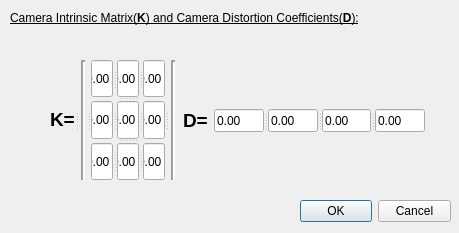
<?xml version="1.0" encoding="UTF-8"?>
<ui version="4.0">
 <class>cameraIntrinsicDialog</class>
 <widget class="QDialog" name="cameraIntrinsicDialog">
  <property name="geometry">
   <rect>
    <x>0</x>
    <y>0</y>
    <width>459</width>
    <height>233</height>
   </rect>
  </property>
  <property name="windowTitle">
   <string>Input Camera Matrix&amp;Distortion</string>
  </property>
  <property name="whatsThis">
   <string>&lt;html&gt;&lt;head/&gt;&lt;body&gt;&lt;p&gt;Please input the Camera Intrinsic Matrix (&lt;span style=&quot; font-weight:600;&quot;&gt;K&lt;/span&gt;) and Camera Distortion Coefficients(&lt;span style=&quot; font-weight:600;&quot;&gt;D&lt;/span&gt;).&lt;br/&gt;&lt;/p&gt;&lt;p&gt;&lt;span style=&quot; font-size:10pt; font-style:italic; color:#ff0000;&quot;&gt;Note:&lt;/span&gt;&lt;span style=&quot; font-size:10pt; font-style:italic;&quot;&gt;You should input these parameters &lt;/span&gt;&lt;span style=&quot; font-size:10pt; font-style:italic; color:#ff0000;&quot;&gt;after&lt;/span&gt;&lt;span style=&quot; font-size:10pt; font-style:italic;&quot;&gt; you have selected the images to compute!&lt;/span&gt;&lt;/p&gt;&lt;/body&gt;&lt;/html&gt;</string>
  </property>
  <property name="locale">
   <locale language="English" country="UnitedStates"/>
  </property>
  <property name="modal">
   <bool>true</bool>
  </property>
  <widget class="QLabel" name="label">
   <property name="geometry">
    <rect>
     <x>10</x>
     <y>10</y>
     <width>401</width>
     <height>16</height>
    </rect>
   </property>
   <property name="text">
    <string>&lt;html&gt;&lt;head/&gt;&lt;body&gt;&lt;p&gt;&lt;span style=&quot; text-decoration: underline;&quot;&gt;Camera Intrinsic Matrix(&lt;/span&gt;&lt;span style=&quot; font-weight:600; text-decoration: underline;&quot;&gt;K&lt;/span&gt;&lt;span style=&quot; text-decoration: underline;&quot;&gt;) and Camera Distortion Coefficients(&lt;/span&gt;&lt;span style=&quot; font-weight:600; text-decoration: underline;&quot;&gt;D&lt;/span&gt;&lt;span style=&quot; text-decoration: underline;&quot;&gt;):&lt;/span&gt;&lt;/p&gt;&lt;/body&gt;&lt;/html&gt;</string>
   </property>
  </widget>
  <widget class="QDialogButtonBox" name="buttonBox">
   <property name="geometry">
    <rect>
     <x>300</x>
     <y>200</y>
     <width>151</width>
     <height>23</height>
    </rect>
   </property>
   <property name="standardButtons">
    <set>QDialogButtonBox::Cancel|QDialogButtonBox::Ok</set>
   </property>
  </widget>
  <widget class="QWidget" name="">
   <property name="geometry">
    <rect>
     <x>50</x>
     <y>60</y>
     <width>375</width>
     <height>120</height>
    </rect>
   </property>
   <layout class="QHBoxLayout" name="horizontalLayout_2">
    <item>
     <widget class="QSplitter" name="splitter_2">
      <property name="orientation">
       <enum>Qt::Horizontal</enum>
      </property>
      <widget class="QLabel" name="label_2">
       <property name="text">
        <string>&lt;html&gt;&lt;head/&gt;&lt;body&gt;&lt;p&gt;&lt;span style=&quot; font-size:14pt; font-weight:600;&quot;&gt;K=&lt;/span&gt;&lt;/p&gt;&lt;/body&gt;&lt;/html&gt;</string>
       </property>
       <property name="textFormat">
        <enum>Qt::RichText</enum>
       </property>
       <property name="scaledContents">
        <bool>true</bool>
       </property>
      </widget>
      <widget class="Line" name="line_4">
       <property name="sizePolicy">
        <sizepolicy hsizetype="Expanding" vsizetype="Fixed">
         <horstretch>0</horstretch>
         <verstretch>0</verstretch>
        </sizepolicy>
       </property>
       <property name="lineWidth">
        <number>2</number>
       </property>
       <property name="midLineWidth">
        <number>0</number>
       </property>
       <property name="orientation">
        <enum>Qt::Vertical</enum>
       </property>
      </widget>
      <widget class="QSplitter" name="splitter">
       <property name="orientation">
        <enum>Qt::Vertical</enum>
       </property>
       <widget class="QSplitter" name="splitter_3">
        <property name="orientation">
         <enum>Qt::Horizontal</enum>
        </property>
        <widget class="QLineEdit" name="cameraMat_0">
         <property name="inputMask">
          <string/>
         </property>
         <property name="text">
          <string>0.00</string>
         </property>
         <property name="frame">
          <bool>true</bool>
         </property>
         <property name="cursorPosition">
          <number>4</number>
         </property>
        </widget>
        <widget class="QLineEdit" name="cameraMat_1">
         <property name="inputMask">
          <string/>
         </property>
         <property name="text">
          <string>0.00</string>
         </property>
         <property name="frame">
          <bool>true</bool>
         </property>
         <property name="cursorPosition">
          <number>4</number>
         </property>
        </widget>
        <widget class="QLineEdit" name="cameraMat_2">
         <property name="inputMask">
          <string/>
         </property>
         <property name="text">
          <string>0.00</string>
         </property>
         <property name="frame">
          <bool>true</bool>
         </property>
         <property name="cursorPosition">
          <number>4</number>
         </property>
        </widget>
       </widget>
       <widget class="QSplitter" name="splitter_4">
        <property name="orientation">
         <enum>Qt::Horizontal</enum>
        </property>
        <widget class="QLineEdit" name="cameraMat_3">
         <property name="inputMask">
          <string/>
         </property>
         <property name="text">
          <string>0.00</string>
         </property>
         <property name="frame">
          <bool>true</bool>
         </property>
         <property name="cursorPosition">
          <number>4</number>
         </property>
        </widget>
        <widget class="QLineEdit" name="cameraMat_4">
         <property name="inputMask">
          <string/>
         </property>
         <property name="text">
          <string>0.00</string>
         </property>
         <property name="frame">
          <bool>true</bool>
         </property>
         <property name="cursorPosition">
          <number>4</number>
         </property>
        </widget>
        <widget class="QLineEdit" name="cameraMat_5">
         <property name="inputMask">
          <string/>
         </property>
         <property name="text">
          <string>0.00</string>
         </property>
         <property name="frame">
          <bool>true</bool>
         </property>
         <property name="cursorPosition">
          <number>4</number>
         </property>
        </widget>
       </widget>
       <widget class="QSplitter" name="splitter_5">
        <property name="orientation">
         <enum>Qt::Horizontal</enum>
        </property>
        <widget class="QLineEdit" name="cameraMat_6">
         <property name="inputMask">
          <string/>
         </property>
         <property name="text">
          <string>0.00</string>
         </property>
         <property name="frame">
          <bool>true</bool>
         </property>
         <property name="cursorPosition">
          <number>4</number>
         </property>
        </widget>
        <widget class="QLineEdit" name="cameraMat_7">
         <property name="inputMask">
          <string/>
         </property>
         <property name="text">
          <string>0.00</string>
         </property>
         <property name="frame">
          <bool>true</bool>
         </property>
         <property name="cursorPosition">
          <number>4</number>
         </property>
        </widget>
        <widget class="QLineEdit" name="cameraMat_8">
         <property name="inputMask">
          <string/>
         </property>
         <property name="text">
          <string>0.00</string>
         </property>
         <property name="frame">
          <bool>true</bool>
         </property>
         <property name="cursorPosition">
          <number>4</number>
         </property>
        </widget>
       </widget>
      </widget>
      <widget class="Line" name="line_3">
       <property name="sizePolicy">
        <sizepolicy hsizetype="Expanding" vsizetype="Fixed">
         <horstretch>0</horstretch>
         <verstretch>0</verstretch>
        </sizepolicy>
       </property>
       <property name="lineWidth">
        <number>2</number>
       </property>
       <property name="midLineWidth">
        <number>0</number>
       </property>
       <property name="orientation">
        <enum>Qt::Vertical</enum>
       </property>
      </widget>
     </widget>
    </item>
    <item>
     <layout class="QVBoxLayout" name="verticalLayout">
      <item>
       <spacer name="verticalSpacer">
        <property name="orientation">
         <enum>Qt::Vertical</enum>
        </property>
        <property name="sizeHint" stdset="0">
         <size>
          <width>20</width>
          <height>40</height>
         </size>
        </property>
       </spacer>
      </item>
      <item>
       <layout class="QHBoxLayout" name="horizontalLayout">
        <item>
         <widget class="QLabel" name="label_3">
          <property name="text">
           <string>&lt;html&gt;&lt;head/&gt;&lt;body&gt;&lt;p&gt;&lt;span style=&quot; font-size:14pt; font-weight:600;&quot;&gt;D=&lt;/span&gt;&lt;/p&gt;&lt;/body&gt;&lt;/html&gt;</string>
          </property>
          <property name="textFormat">
           <enum>Qt::RichText</enum>
          </property>
          <property name="scaledContents">
           <bool>true</bool>
          </property>
         </widget>
        </item>
        <item>
         <widget class="QSplitter" name="splitter_6">
          <property name="orientation">
           <enum>Qt::Horizontal</enum>
          </property>
          <widget class="QLineEdit" name="cameraMat_9">
           <property name="inputMask">
            <string/>
           </property>
           <property name="text">
            <string>0.00</string>
           </property>
           <property name="frame">
            <bool>true</bool>
           </property>
           <property name="cursorPosition">
            <number>4</number>
           </property>
          </widget>
          <widget class="QLineEdit" name="cameraMat_10">
           <property name="inputMask">
            <string/>
           </property>
           <property name="text">
            <string>0.00</string>
           </property>
           <property name="frame">
            <bool>true</bool>
           </property>
           <property name="cursorPosition">
            <number>4</number>
           </property>
          </widget>
          <widget class="QLineEdit" name="cameraMat_11">
           <property name="inputMask">
            <string/>
           </property>
           <property name="text">
            <string>0.00</string>
           </property>
           <property name="frame">
            <bool>true</bool>
           </property>
           <property name="cursorPosition">
            <number>4</number>
           </property>
          </widget>
          <widget class="QLineEdit" name="cameraMat_12">
           <property name="inputMask">
            <string/>
           </property>
           <property name="text">
            <string>0.00</string>
           </property>
           <property name="frame">
            <bool>true</bool>
           </property>
           <property name="cursorPosition">
            <number>4</number>
           </property>
          </widget>
         </widget>
        </item>
       </layout>
      </item>
      <item>
       <spacer name="verticalSpacer_2">
        <property name="orientation">
         <enum>Qt::Vertical</enum>
        </property>
        <property name="sizeHint" stdset="0">
         <size>
          <width>20</width>
          <height>40</height>
         </size>
        </property>
       </spacer>
      </item>
     </layout>
    </item>
   </layout>
  </widget>
  <zorder>label</zorder>
  <zorder>buttonBox</zorder>
  <zorder></zorder>
  <zorder>line_3</zorder>
  <zorder>cameraMat_1</zorder>
  <zorder>cameraMat_2</zorder>
  <zorder>cameraMat_6</zorder>
  <zorder>cameraMat_7</zorder>
  <zorder>cameraMat_8</zorder>
  <zorder>splitter_4</zorder>
  <zorder>splitter_5</zorder>
  <zorder>label_2</zorder>
  <zorder>line_4</zorder>
  <zorder>cameraMat_10</zorder>
  <zorder>cameraMat_11</zorder>
  <zorder>cameraMat_9</zorder>
  <zorder>cameraMat_12</zorder>
  <zorder>label_3</zorder>
  <zorder>label_3</zorder>
  <zorder>verticalSpacer</zorder>
  <zorder>verticalSpacer_2</zorder>
  <zorder></zorder>
 </widget>
 <resources/>
 <connections/>
</ui>
